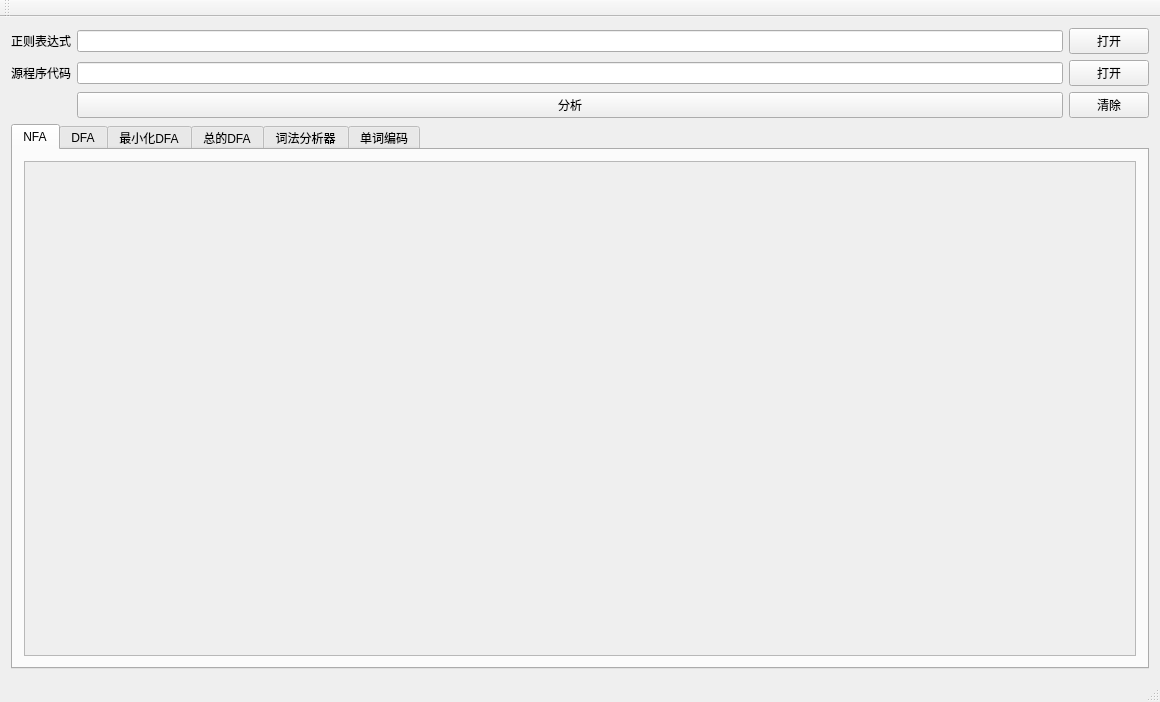
<?xml version="1.0" encoding="UTF-8"?>
<ui version="4.0">
 <class>LexicalAnalysisProcedureClass</class>
 <widget class="QMainWindow" name="LexicalAnalysisProcedureClass">
  <property name="geometry">
   <rect>
    <x>0</x>
    <y>0</y>
    <width>1160</width>
    <height>702</height>
   </rect>
  </property>
  <property name="minimumSize">
   <size>
    <width>0</width>
    <height>0</height>
   </size>
  </property>
  <property name="windowTitle">
   <string>LexicalAnalysisProcedure</string>
  </property>
  <widget class="QWidget" name="centralWidget">
   <layout class="QVBoxLayout" name="verticalLayout">
    <item>
     <layout class="QGridLayout" name="gridLayout_7">
      <item row="0" column="0">
       <widget class="QLabel" name="file_name_alabel">
        <property name="text">
         <string>正则表达式</string>
        </property>
       </widget>
      </item>
      <item row="2" column="0">
       <widget class="QLabel" name="file_name_alabel_2">
        <property name="text">
         <string>源程序代码</string>
        </property>
       </widget>
      </item>
      <item row="3" column="1">
       <widget class="QPushButton" name="run_pushButton">
        <property name="text">
         <string>分析</string>
        </property>
       </widget>
      </item>
      <item row="2" column="2">
       <widget class="QPushButton" name="get_source_file_pushButton">
        <property name="text">
         <string>打开</string>
        </property>
       </widget>
      </item>
      <item row="2" column="1">
       <widget class="QLineEdit" name="source_file_edit"/>
      </item>
      <item row="0" column="1">
       <widget class="QLineEdit" name="regular_file_edit"/>
      </item>
      <item row="0" column="2">
       <widget class="QPushButton" name="get_regular_file_pushButton">
        <property name="text">
         <string>打开</string>
        </property>
       </widget>
      </item>
      <item row="3" column="2">
       <widget class="QPushButton" name="clear_pushButton">
        <property name="text">
         <string>清除</string>
        </property>
       </widget>
      </item>
     </layout>
    </item>
    <item>
     <layout class="QHBoxLayout" name="horizontalLayout">
      <item>
       <widget class="QTabWidget" name="tabWidget">
        <property name="enabled">
         <bool>true</bool>
        </property>
        <property name="currentIndex">
         <number>0</number>
        </property>
        <widget class="QWidget" name="nfa_tab">
         <attribute name="title">
          <string>NFA</string>
         </attribute>
         <layout class="QGridLayout" name="gridLayout_2">
          <item row="0" column="0">
           <widget class="QScrollArea" name="scrollArea">
            <property name="minimumSize">
             <size>
              <width>0</width>
              <height>0</height>
             </size>
            </property>
            <property name="widgetResizable">
             <bool>true</bool>
            </property>
            <widget class="QWidget" name="nfa_area">
             <property name="geometry">
              <rect>
               <x>0</x>
               <y>0</y>
               <width>1108</width>
               <height>440</height>
              </rect>
             </property>
             <property name="minimumSize">
              <size>
               <width>0</width>
               <height>0</height>
              </size>
             </property>
            </widget>
           </widget>
          </item>
         </layout>
        </widget>
        <widget class="QWidget" name="dfa_tab">
         <attribute name="title">
          <string>DFA</string>
         </attribute>
         <layout class="QGridLayout" name="gridLayout_3">
          <item row="0" column="0">
           <widget class="QScrollArea" name="scrollArea_2">
            <property name="widgetResizable">
             <bool>true</bool>
            </property>
            <widget class="QWidget" name="dfa_area">
             <property name="geometry">
              <rect>
               <x>0</x>
               <y>0</y>
               <width>1108</width>
               <height>440</height>
              </rect>
             </property>
            </widget>
           </widget>
          </item>
         </layout>
        </widget>
        <widget class="QWidget" name="mindfa_tab">
         <attribute name="title">
          <string>最小化DFA</string>
         </attribute>
         <layout class="QGridLayout" name="gridLayout_4">
          <item row="0" column="0">
           <widget class="QScrollArea" name="scrollArea_3">
            <property name="widgetResizable">
             <bool>true</bool>
            </property>
            <widget class="QWidget" name="mindfa_area">
             <property name="geometry">
              <rect>
               <x>0</x>
               <y>0</y>
               <width>1108</width>
               <height>440</height>
              </rect>
             </property>
            </widget>
           </widget>
          </item>
         </layout>
        </widget>
        <widget class="QWidget" name="total_tab">
         <attribute name="title">
          <string>总的DFA</string>
         </attribute>
        </widget>
        <widget class="QWidget" name="program_tab">
         <attribute name="title">
          <string>词法分析器</string>
         </attribute>
         <layout class="QGridLayout" name="gridLayout_5">
          <item row="0" column="0">
           <widget class="QTextBrowser" name="program_edit"/>
          </item>
         </layout>
        </widget>
        <widget class="QWidget" name="code_tab">
         <attribute name="title">
          <string>单词编码</string>
         </attribute>
         <layout class="QGridLayout" name="gridLayout">
          <item row="0" column="0">
           <widget class="QTextBrowser" name="encode_edit"/>
          </item>
         </layout>
        </widget>
       </widget>
      </item>
     </layout>
    </item>
   </layout>
  </widget>
  <widget class="QMenuBar" name="menuBar">
   <property name="geometry">
    <rect>
     <x>0</x>
     <y>0</y>
     <width>1160</width>
     <height>25</height>
    </rect>
   </property>
  </widget>
  <widget class="QToolBar" name="mainToolBar">
   <attribute name="toolBarArea">
    <enum>TopToolBarArea</enum>
   </attribute>
   <attribute name="toolBarBreak">
    <bool>false</bool>
   </attribute>
  </widget>
  <widget class="QStatusBar" name="statusBar"/>
 </widget>
 <layoutdefault spacing="6" margin="11"/>
 <resources/>
 <connections/>
</ui>
